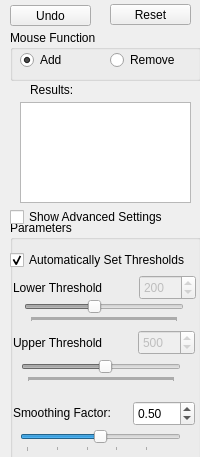
      <widget class="QWidget" name="InteracitveSegmentationPage">
       <property name="geometry">
        <rect>
         <x>0</x>
         <y>0</y>
         <width>200</width>
         <height>457</height>
        </rect>
       </property>
       <attribute name="label">
        <string>Interactive segmentation</string>
       </attribute>
       <widget class="QGroupBox" name="groupBox">
        <property name="geometry">
         <rect>
          <x>10</x>
          <y>30</y>
          <width>191</width>
          <height>51</height>
         </rect>
        </property>
        <property name="title">
         <string>Mouse Function</string>
        </property>
        <widget class="QRadioButton" name="setToAddingRadio">
         <property name="geometry">
          <rect>
           <x>10</x>
           <y>20</y>
           <width>71</width>
           <height>20</height>
          </rect>
         </property>
         <property name="text">
          <string>Add</string>
         </property>
         <property name="checked">
          <bool>true</bool>
         </property>
        </widget>
        <widget class="QRadioButton" name="setToRemovingRadio">
         <property name="geometry">
          <rect>
           <x>100</x>
           <y>20</y>
           <width>71</width>
           <height>20</height>
          </rect>
         </property>
         <property name="text">
          <string>Remove</string>
         </property>
        </widget>
       </widget>
       <widget class="QGroupBox" name="interactiveSegmentParameterGroupBox">
        <property name="geometry">
         <rect>
          <x>10</x>
          <y>220</y>
          <width>191</width>
          <height>241</height>
         </rect>
        </property>
        <property name="title">
         <string>Parameters</string>
        </property>
        <widget class="QSlider" name="smoothFactorSlider_3">
         <property name="geometry">
          <rect>
           <x>10</x>
           <y>210</y>
           <width>161</width>
           <height>22</height>
          </rect>
         </property>
         <property name="minimum">
          <number>1</number>
         </property>
         <property name="maximum">
          <number>99</number>
         </property>
         <property name="value">
          <number>50</number>
         </property>
         <property name="orientation">
          <enum>Qt::Horizontal</enum>
         </property>
         <property name="tickPosition">
          <enum>QSlider::TicksBelow</enum>
         </property>
         <property name="tickInterval">
          <number>20</number>
         </property>
        </widget>
        <widget class="QSlider" name="upperThresholdSlider_3">
         <property name="enabled">
          <bool>false</bool>
         </property>
         <property name="geometry">
          <rect>
           <x>11</x>
           <y>140</y>
           <width>160</width>
           <height>22</height>
          </rect>
         </property>
         <property name="minimum">
          <number>-1200</number>
         </property>
         <property name="maximum">
          <number>2000</number>
         </property>
         <property name="value">
          <number>500</number>
         </property>
         <property name="orientation">
          <enum>Qt::Horizontal</enum>
         </property>
         <property name="tickPosition">
          <enum>QSlider::TicksBelow</enum>
         </property>
         <property name="tickInterval">
          <number>20</number>
         </property>
        </widget>
        <widget class="QSlider" name="lowerThresholdSlider_3">
         <property name="enabled">
          <bool>false</bool>
         </property>
         <property name="geometry">
          <rect>
           <x>14</x>
           <y>80</y>
           <width>160</width>
           <height>22</height>
          </rect>
         </property>
         <property name="minimum">
          <number>-1200</number>
         </property>
         <property name="maximum">
          <number>2000</number>
         </property>
         <property name="value">
          <number>200</number>
         </property>
         <property name="orientation">
          <enum>Qt::Horizontal</enum>
         </property>
         <property name="tickPosition">
          <enum>QSlider::TicksBelow</enum>
         </property>
         <property name="tickInterval">
          <number>20</number>
         </property>
        </widget>
        <widget class="QDoubleSpinBox" name="smoothFactorSpin_3">
         <property name="geometry">
          <rect>
           <x>123</x>
           <y>181</y>
           <width>62</width>
           <height>25</height>
          </rect>
         </property>
         <property name="minimum">
          <double>0.010000000000000</double>
         </property>
         <property name="maximum">
          <double>0.990000000000000</double>
         </property>
         <property name="singleStep">
          <double>0.010000000000000</double>
         </property>
         <property name="value">
          <double>0.500000000000000</double>
         </property>
        </widget>
        <widget class="QSpinBox" name="lowerThresholdSpin_3">
         <property name="enabled">
          <bool>false</bool>
         </property>
         <property name="geometry">
          <rect>
           <x>129</x>
           <y>55</y>
           <width>57</width>
           <height>25</height>
          </rect>
         </property>
         <property name="minimum">
          <number>-1200</number>
         </property>
         <property name="maximum">
          <number>2000</number>
         </property>
         <property name="value">
          <number>200</number>
         </property>
        </widget>
        <widget class="QLabel" name="label_20">
         <property name="geometry">
          <rect>
           <x>3</x>
           <y>185</y>
           <width>111</width>
           <height>16</height>
          </rect>
         </property>
         <property name="text">
          <string>Smoothing Factor:</string>
         </property>
        </widget>
        <widget class="QSpinBox" name="upperThresholdSpin_3">
         <property name="enabled">
          <bool>false</bool>
         </property>
         <property name="geometry">
          <rect>
           <x>128</x>
           <y>110</y>
           <width>57</width>
           <height>25</height>
          </rect>
         </property>
         <property name="minimum">
          <number>-1200</number>
         </property>
         <property name="maximum">
          <number>2000</number>
         </property>
         <property name="value">
          <number>500</number>
         </property>
        </widget>
        <widget class="QLabel" name="label_18">
         <property name="geometry">
          <rect>
           <x>3</x>
           <y>115</y>
           <width>111</width>
           <height>16</height>
          </rect>
         </property>
         <property name="text">
          <string>Upper Threshold</string>
         </property>
        </widget>
        <widget class="QLabel" name="label_19">
         <property name="geometry">
          <rect>
           <x>3</x>
           <y>60</y>
           <width>111</width>
           <height>16</height>
          </rect>
         </property>
         <property name="text">
          <string>Lower Threshold</string>
         </property>
        </widget>
        <widget class="QCheckBox" name="usingAutomaticThresholdButton">
         <property name="geometry">
          <rect>
           <x>0</x>
           <y>30</y>
           <width>191</width>
           <height>20</height>
          </rect>
         </property>
         <property name="text">
          <string>Automatically Set Thresholds</string>
         </property>
         <property name="checked">
          <bool>true</bool>
         </property>
        </widget>
       </widget>
       <widget class="QCheckBox" name="showAdvancedSettingsForInteractiveSegButton">
        <property name="geometry">
         <rect>
          <x>10</x>
          <y>207</y>
          <width>181</width>
          <height>20</height>
         </rect>
        </property>
        <property name="text">
         <string>Show Advanced Settings</string>
        </property>
       </widget>
       <widget class="QTextBrowser" name="resultSummary_2">
        <property name="geometry">
         <rect>
          <x>20</x>
          <y>102</y>
          <width>171</width>
          <height>101</height>
         </rect>
        </property>
       </widget>
       <widget class="QLabel" name="label_21">
        <property name="geometry">
         <rect>
          <x>30</x>
          <y>82</y>
          <width>62</width>
          <height>16</height>
         </rect>
        </property>
        <property name="text">
         <string>Results:</string>
        </property>
       </widget>
       <widget class="QPushButton" name="resetButton">
        <property name="geometry">
         <rect>
          <x>110</x>
          <y>4</y>
          <width>81</width>
          <height>21</height>
         </rect>
        </property>
        <property name="text">
         <string>Reset</string>
        </property>
       </widget>
       <widget class="QPushButton" name="saveButton_interactive">
        <property name="geometry">
         <rect>
          <x>10</x>
          <y>490</y>
          <width>181</width>
          <height>32</height>
         </rect>
        </property>
        <property name="text">
         <string>Save Result &amp;&amp; Quit</string>
        </property>
       </widget>
       <widget class="QPushButton" name="undoButton">
        <property name="geometry">
         <rect>
          <x>10</x>
          <y>5</y>
          <width>81</width>
          <height>21</height>
         </rect>
        </property>
        <property name="text">
         <string>Undo</string>
        </property>
       </widget>
       <widget class="QPushButton" name="gobackOsiriX2">
        <property name="geometry">
         <rect>
          <x>10</x>
          <y>520</y>
          <width>181</width>
          <height>32</height>
         </rect>
        </property>
        <property name="text">
         <string>Back to OsiriX</string>
        </property>
       </widget>
       <widget class="QPushButton" name="saveTextButton_2">
        <property name="geometry">
         <rect>
          <x>10</x>
          <y>460</y>
          <width>181</width>
          <height>32</height>
         </rect>
        </property>
        <property name="text">
         <string>SaveToText</string>
        </property>
       </widget>
      </widget>
